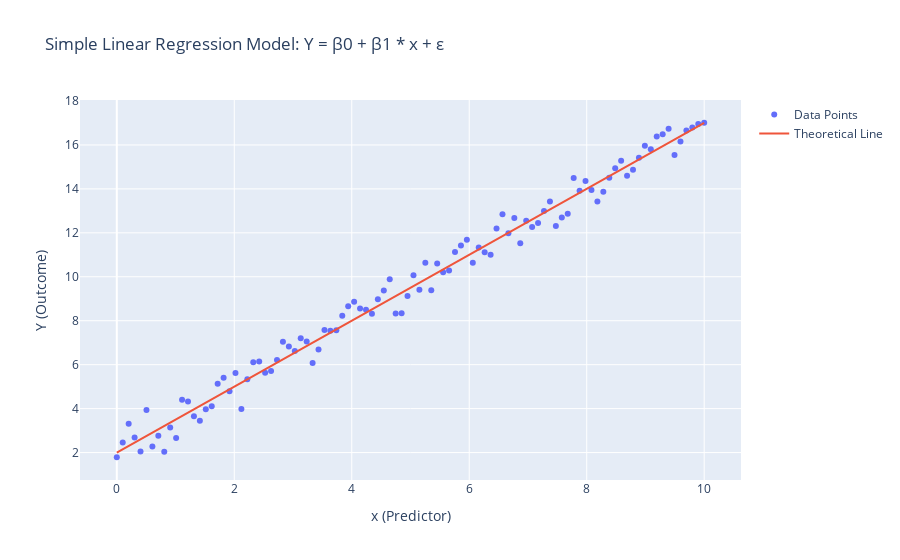

Source (notebook cell):
### Markdown cell above
$$ 
\Large
\begin{align}
Y_i = {}& \beta_0 + \beta_1 x_i + \epsilon_i \quad \text{ where } \quad \epsilon_i \sim \mathcal N\left(0, \sigma^2\right)\\
Y_i \sim {}& \mathcal N\left( \beta_0 + \beta_1 x_i, \sigma^2\right)
\end{align}
$$

- Y is the outcome and x is the predictor varible both from observations of i, $\beta_0$ is the y intercept, $\beta_1$ is the slope of the line and $\epsilon$ is the error of i which is the deviation of $Y_i$ from the predicted value

- It discribes the relationship between a predictor varible which is $x_i$ and a continuours outcome varible $\Y_i$ with a linear equation. $\Y_i$ is the sum of the deterministic part $\beta_0$ + $\beta_i$x and a normal random variable $\epsilon$, the result is also normally distributed (this is a result of properties of the normal distribution). For each $\x_i$ , the error $\epsilon$ shifts $\Y_i$ slightly above or below $\beta_0$ + $\beta_i$x, resulting in a small deviation fo $\Y_i$ values around the line. Because $\epsilon$ is normally distributed, adding it to $\beta_0$ + $\beta_i$x makes each $\Y_i$ normally distributed with mean $\beta_0$ + $\beta_i$x and variance

### Code cell
import numpy as np
from scipy.stats import norm
import plotly.graph_objects as go

# Parameters for the Simple Linear Regression model
n = 100                   # Number of observations
beta0 = 2                 # Intercept
beta1 = 1.5               # Slope
sigma = 0.5               # Standard deviation of error terms

# Generate predictor variable x uniformly between 0 and 10
x = np.linspace(0, 10, n)

# Generate error terms from a normal distribution with mean 0 and standard deviation sigma
errors = norm.rvs(loc=0, scale=sigma, size=n)

# Compute outcomes Y using the Simple Linear Regression equation
Y = beta0 + beta1 * x + errors

# Visualization of the data points and the theoretical regression line
fig = go.Figure()

# Add data points
fig.add_trace(go.Scatter(x=x, y=Y, mode='markers', name='Data Points'))

# Add the theoretical regression line without noise
Y_line = beta0 + beta1 * x
fig.add_trace(go.Scatter(x=x, y=Y_line, mode='lines', name='Theoretical Line'))

# Configure plot layout
fig.update_layout(
    title='Simple Linear Regression Model: Y = β0 + β1 * x + ε',
    xaxis_title='x (Predictor)',
    yaxis_title='Y (Outcome)',
    showlegend=True
)

fig.show()

### Figure 1 — Plotly figure (JSON) as saved in the notebook; plotly's stock layout.template omitted (floating-point values rounded to 4 significant figures)
{"data": [{"mode": "markers", "name": "Data Points", "type": "scatter", "x": [0, 0.101, 0.202, 0.303, 0.404, 0.5051, 0.6061, 0.7071, 0.8081, 0.9091, 1.01, 1.111, 1.212, 1.313, 1.414, 1.515, 1.616, 1.717, 1.818, 1.919, 2.02, 2.121, 2.222, 2.323, 2.424, 2.525, 2.626, 2.727, 2.828, 2.929, 3.03, 3.131, 3.232, 3.333, 3.434, 3.535, 3.636, 3.737, 3.838, 3.939, 4.04, 4.141, 4.242, 4.343, 4.444, 4.545, 4.646, 4.747, 4.848, 4.949, 5.051, 5.152, 5.253, 5.354, 5.455, 5.556, 5.657, 5.758, 5.859, 5.96, 6.061, 6.162, 6.263, 6.364, 6.465, 6.566, 6.667, 6.768, 6.869, 6.97, 7.071, 7.172, 7.273, 7.374, 7.475, 7.576, 7.677, 7.778, 7.879, 7.98, 8.081, 8.182, 8.283, 8.384, 8.485, 8.586, 8.687, 8.788, 8.889, 8.99, 9.091, 9.192, 9.293, 9.394, 9.495, 9.596, 9.697, 9.798, 9.899, 10], "y": [1.787, 2.457, 3.311, 2.685, 2.054, 3.939, 2.28, 2.765, 2.042, 3.14, 2.667, 4.401, 4.322, 3.652, 3.448, 3.975, 4.113, 5.132, 5.409, 4.791, 5.623, 3.977, 5.339, 6.105, 6.146, 5.638, 5.716, 6.212, 7.042, 6.824, 6.62, 7.208, 7.056, 6.077, 6.692, 7.575, 7.539, 7.568, 8.221, 8.654, 8.858, 8.558, 8.503, 8.32, 8.976, 9.373, 9.89, 8.323, 8.344, 9.129, 10.07, 9.406, 10.64, 9.391, 10.6, 10.2, 10.28, 11.12, 11.43, 11.68, 10.63, 11.33, 11.12, 11.0, 12.2, 12.84, 11.98, 12.67, 11.53, 12.55, 12.27, 12.45, 12.99, 13.43, 12.31, 12.7, 12.86, 14.49, 13.92, 14.36, 13.95, 13.43, 13.87, 14.51, 14.93, 15.28, 14.6, 14.87, 15.42, 15.97, 15.8, 16.38, 16.49, 16.74, 15.54, 16.16, 16.65, 16.79, 16.95, 17.01]}, {"mode": "lines", "name": "Theoretical Line", "type": "scatter", "x": [0, 0.101, 0.202, 0.303, 0.404, 0.5051, 0.6061, 0.7071, 0.8081, 0.9091, 1.01, 1.111, 1.212, 1.313, 1.414, 1.515, 1.616, 1.717, 1.818, 1.919, 2.02, 2.121, 2.222, 2.323, 2.424, 2.525, 2.626, 2.727, 2.828, 2.929, 3.03, 3.131, 3.232, 3.333, 3.434, 3.535, 3.636, 3.737, 3.838, 3.939, 4.04, 4.141, 4.242, 4.343, 4.444, 4.545, 4.646, 4.747, 4.848, 4.949, 5.051, 5.152, 5.253, 5.354, 5.455, 5.556, 5.657, 5.758, 5.859, 5.96, 6.061, 6.162, 6.263, 6.364, 6.465, 6.566, 6.667, 6.768, 6.869, 6.97, 7.071, 7.172, 7.273, 7.374, 7.475, 7.576, 7.677, 7.778, 7.879, 7.98, 8.081, 8.182, 8.283, 8.384, 8.485, 8.586, 8.687, 8.788, 8.889, 8.99, 9.091, 9.192, 9.293, 9.394, 9.495, 9.596, 9.697, 9.798, 9.899, 10], "y": [2, 2.152, 2.303, 2.455, 2.606, 2.758, 2.909, 3.061, 3.212, 3.364, 3.515, 3.667, 3.818, 3.97, 4.121, 4.273, 4.424, 4.576, 4.727, 4.879, 5.03, 5.182, 5.333, 5.485, 5.636, 5.788, 5.939, 6.091, 6.242, 6.394, 6.545, 6.697, 6.848, 7, 7.152, 7.303, 7.455, 7.606, 7.758, 7.909, 8.061, 8.212, 8.364, 8.515, 8.667, 8.818, 8.97, 9.121, 9.273, 9.424, 9.576, 9.727, 9.879, 10.03, 10.18, 10.33, 10.48, 10.64, 10.79, 10.94, 11.09, 11.24, 11.39, 11.55, 11.7, 11.85, 12, 12.15, 12.3, 12.45, 12.61, 12.76, 12.91, 13.06, 13.21, 13.36, 13.52, 13.67, 13.82, 13.97, 14.12, 14.27, 14.42, 14.58, 14.73, 14.88, 15.03, 15.18, 15.33, 15.48, 15.64, 15.79, 15.94, 16.09, 16.24, 16.39, 16.55, 16.7, 16.85, 17]}], "layout": {"showlegend": true, "title": {"text": "Simple Linear Regression Model: Y = β0 + β1 * x + ε"}, "xaxis": {"title": {"text": "x (Predictor)"}}, "yaxis": {"title": {"text": "Y (Outcome)"}}}}
